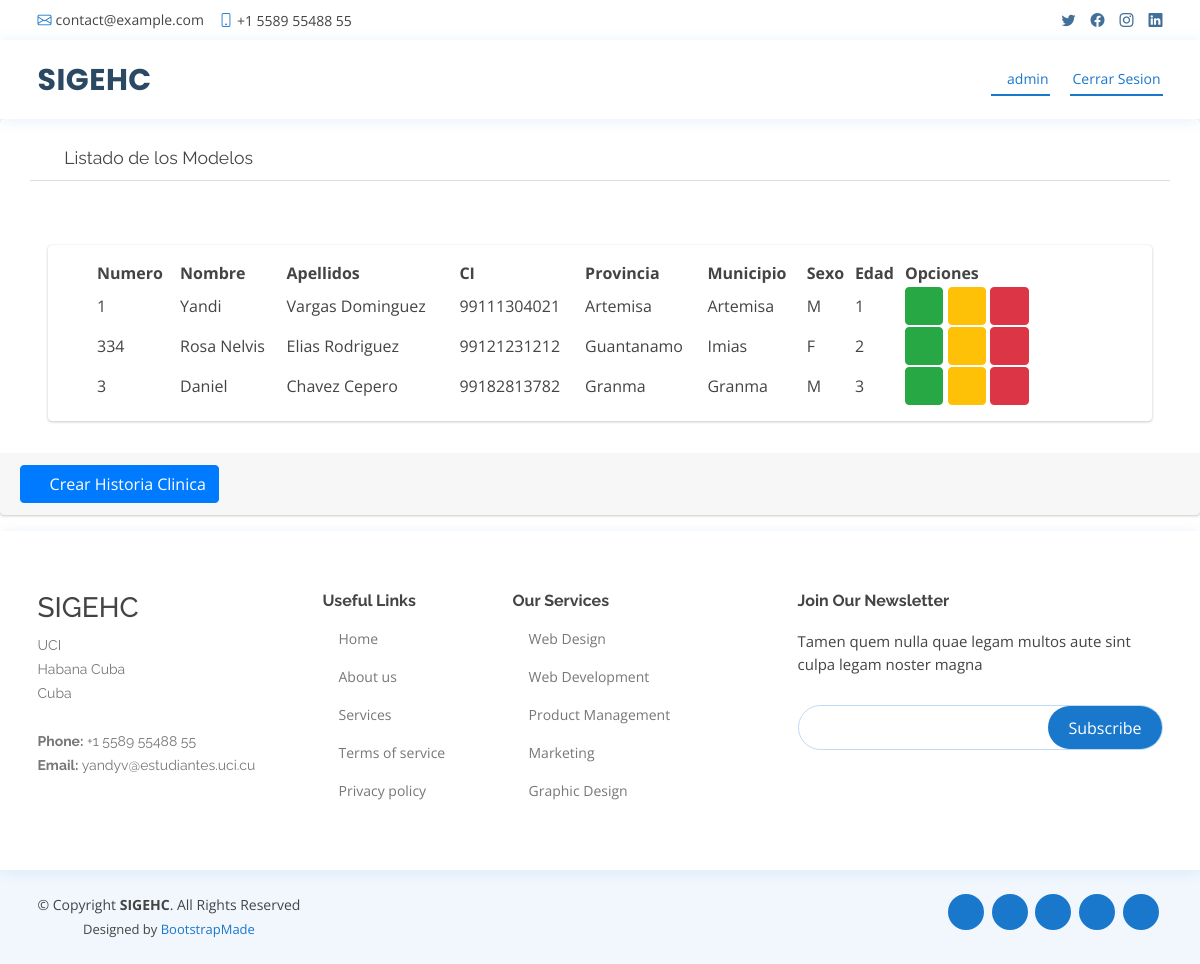
/historiasc/listar/ (signed in), run on the app's committed database.
### main/models.py (models this page shows, shortened)
class Historia_clinica(models.Model):
    numero = models.IntegerField()
    img = models.ImageField(upload_to='pacientes', null=True, blank=True)
    ci=models.CharField(max_length=11)
    nombre = models.CharField(max_length=100)
    apellidos = models.CharField(max_length=150)
    direccion = models.CharField(max_length=300)
    municipio = models.CharField(max_length=100)
    provincia = models.CharField(max_length=100)
    cod_postal = models.CharField(max_length=20)
    medico = models.ForeignKey(Medico, on_delete=models.CASCADE)
    sexo = models.ForeignKey(Sexo, on_delete=models.CASCADE)
    fecha_nacimiento = models.DateField()
    lugar_nacimiento = models.CharField(max_length=100)
    correo = models.EmailField(null=True, blank=True)
    edad = models.IntegerField()
    telf_movil = models.CharField(max_length=8)
    telf_fijo = models.CharField(max_length=8)
    observaciones = models.TextField()
    estado = models.ForeignKey(Estado, on_delete=models.CASCADE)

class Sexo(models.Model):
    sexo = models.CharField(max_length=20)
    def __str__(self):
        return self.sexo

### main/views.py (the view)
# urls.py: path('historiasc/listar/', views.hclistar, name='listar_hc'),
@login_required
def hclistar(request):
    try:
        estadoT = Estado.objects.get(nombre='Activo')
        historias = Historia_clinica.objects.all().filter(estado=estadoT)
        return render(request, 'gestion/hc/hclist.html',{
        'historias': historias,
    })
    except Exception as e:
        print(e)
    return render(request, 'gestion/hc/hclist.html')

### templates/gestion/hc/hclist.html (shortened to what this page needs)
{% extends 'base.html' %}
{% load static %}
{% block content %}
    <div class=" card card-default">
        <div class="card-header px-3 mb-3 mt-3 container">
            <h3 class="card-title">
            <i class="fas fa-search"></i>
                Listado de los Modelos
            </h3>
            </div>
        <div class="card card-body content-header mx-5 px-5 mt-5">
            <table id="myTable" class="display" style="width: 100%;">
                <thead>
                    <tr>
                        <th>Numero</th>
                        <th>Nombre</th>
                        <th>Apellidos</th>
                        <th>CI</th>
                        <th>Provincia</th>
                        <th>Municipio</th>
                        <th>Sexo</th>
                        <th>Edad</th>
                        <th style="width: 3cm">Opciones</th>
                    </tr>
                </thead>
                <tbody>
                    {% for i in historias %}
                    <tr>
                        <td>{{i.numero}}</td>
                        <td>{{i.nombre}}</td>
                        <td>{{i.apellidos}}</td>
                        <td>{{i.ci}}</td>
                        <td>{{i.provincia}}</td>
                        <td>{{i.municipio}}</td>
                        <td>{{i.sexo}}</td>
                        <td>{{i.pk}}</td>
                        <td style="width: 200px;">
                            <a href="{% url 'ver_hc' i.pk %}" type="button" class="btn btn-success">
                                <i class="fas fa-eye"></i>
                            </a>
                            <a href="{% url 'editar_hc' i.pk %}" type="button" class="btn btn-warning">
                                <i class="fas fa-edit"></i>
                            </a>
                            <a href="{% url 'matarP' i.pk %}" type="button" class="btn btn-danger">
                                <i class="fas fa-procedures"></i>
                            </a>
                        </td>
                    {% endfor %}
                </tbody>
            </table>
            </div>
            <div class=" card-footer mt-3">
            <a href="{% url 'crear_hc' %}" type="button" class="btn btn-primary">
                <i class="fas fa-plus"></i>
            Crear Historia Clinica
            </a>
            </div>
        </div>
{% endblock %}

### templates/base.html (shortened to what this page needs)
<!DOCTYPE html>
<html lang="en">
{% load static %}
<head>
  <link href="{% static 'assets/vendor/fontawesome-free/css/all.min.css'%}" rel="stylesheet">
  <link href="{% static 'assets/vendor/animate.css/animate.min.css' %}" rel="stylesheet">
  <link href="{% static 'assets/vendor/bootstrap/css/bootstrap.min.css' %}" rel="stylesheet">
  <link href="{% static 'assets/vendor/bootstrap-icons/bootstrap-icons.css' %}" rel="stylesheet">
  <link href="{% static 'assets/vendor/boxicons/css/boxicons.min.css' %}" rel="stylesheet">
  <link href="{% static 'assets/vendor/glightbox/css/glightbox.min.css' %}" rel="stylesheet">
  <link href="{% static 'assets/vendor/remixicon/remixicon.css' %}" rel="stylesheet">
  <link href="{% static 'assets/vendor/swiper/swiper-bundle.min.css' %}" rel="stylesheet">
  <link
      rel="stylesheet"
      href="{% static 'plugins/fontawesome-free/css/all.min.css'%}"
    />
    <link
      href="{% static 'plugins/bootstrap/css/bootstrap.min.css' %}"
      rel="stylesheet"
    />
    <link
      rel="stylesheet"
      type="text/css"
      href="{% static 'datatable/data_tables/datatables.min.css' %}"
    />
    <link
      rel="stylesheet"
      href="{% static 'plugins/jquery/jquery-confirm.min.css' %}"
    />
    <link
      rel="stylesheet"
      href="https://cdn.jsdelivr.net/npm/bootstrap-icons@1.7.2/font/bootstrap-icons.css"
    />
    <link
      href="{% static 'plugins/bootstrap/css/bootstrap.min.css' %}"
      rel="stylesheet"
    />
    <link
      href="{% static 'plugins/bootstrap/css/bootstrap.min.css' %}"
      rel="stylesheet"
    />
    <link
      rel="stylesheet"
      href="{% static 'dist/css/adminlte.min.css'%}"
    />
  <link href="{% static 'assets/css/style.css' %}" rel="stylesheet">
</head>
<body>
  <div id="topbar" class="d-flex align-items-center sticky-top">
    <div class="container d-flex justify-content-between">
      <div class="contact-info d-flex align-items-center">
        <i class="bi bi-envelope"></i> <a href="mailto:contact@example.com">contact@example.com</a>
        <i class="bi bi-phone"></i> +1 5589 55488 55
      </div>
      <div class="d-none d-lg-flex social-links align-items-center">
        <a href="#" class="twitter"><i class="bi bi-twitter"></i></a>
        <a href="#" class="facebook"><i class="bi bi-facebook"></i></a>
        <a href="#" class="instagram"><i class="bi bi-instagram"></i></a>
        <a href="#" class="linkedin"><i class="bi bi-linkedin"></i></i></a>
      </div>
    </div>
  </div>
  <header id="header" class="sticky-top">
    <div class="container d-flex align-items-center">
      <h1 class="logo me-auto"><a href="{% url 'home' %}">SIGEHC</a></h1>
      <nav id="navbar" class="navbar order-last order-lg-0">
        <ul>
          {% if user.is_authenticated %}
          <li class="nav-item"><a class="nav-link scrollto active" href="#"> {{user.username}}</a></li>
          <li class="nav-item"><a class="nav-link scrollto active" href="{% url 'logout' %}">Cerrar Sesion</a></li>
          {% else %}
          <li><a class="nav-link scrollto active" href="{% url 'login' %}">Iniciar Sesion</a></li>
          {% endif %}
        </ul>
      </nav>
    </div>
  </header>
{% block content %}
{% endblock %}
<footer id="footer">
    <div class="footer-top">
      <div class="container">
        <div class="row">
          <div class="col-lg-3 col-md-6 footer-contact">
            <h3>SIGEHC</h3>
            <p>
              UCI <br>
              Habana Cuba<br>
              Cuba <br><br>
              <strong>Phone:</strong> +1 5589 55488 55<br>
              <strong>Email:</strong> yandyv@estudiantes.uci.cu<br>
            </p>
          </div>
          <div class="col-lg-2 col-md-6 footer-links">
            <h4>Useful Links</h4>
            <ul>
              <li><i class="bx bx-chevron-right"></i> <a href="#">Home</a></li>
              <li><i class="bx bx-chevron-right"></i> <a href="#">About us</a></li>
              <li><i class="bx bx-chevron-right"></i> <a href="#">Services</a></li>
              <li><i class="bx bx-chevron-right"></i> <a href="#">Terms of service</a></li>
              <li><i class="bx bx-chevron-right"></i> <a href="#">Privacy policy</a></li>
            </ul>
          </div>
          <div class="col-lg-3 col-md-6 footer-links">
            <h4>Our Services</h4>
            <ul>
              <li><i class="bx bx-chevron-right"></i> <a href="#">Web Design</a></li>
              <li><i class="bx bx-chevron-right"></i> <a href="#">Web Development</a></li>
              <li><i class="bx bx-chevron-right"></i> <a href="#">Product Management</a></li>
              <li><i class="bx bx-chevron-right"></i> <a href="#">Marketing</a></li>
              <li><i class="bx bx-chevron-right"></i> <a href="#">Graphic Design</a></li>
            </ul>
          </div>
          <div class="col-lg-4 col-md-6 footer-newsletter">
            <h4>Join Our Newsletter</h4>
            <p>Tamen quem nulla quae legam multos aute sint culpa legam noster magna</p>
            <form action="" method="post">
              <input type="email" name="email"><input type="submit" value="Subscribe">
            </form>
          </div>
        </div>
      </div>
    </div>
    <div class="container d-md-flex py-4">
      <div class="me-md-auto text-center text-md-start">
        <div class="copyright">
          &copy; Copyright <strong><span>SIGEHC</span></strong>. All Rights Reserved
        </div>
        <div class="credits">
          Designed by <a href="https://bootstrapmade.com/">BootstrapMade</a>
        </div>
      </div>
      <div class="social-links text-center text-md-right pt-3 pt-md-0">
        <a href="#" class="twitter"><i class="bx bxl-twitter"></i></a>
        <a href="#" class="facebook"><i class="bx bxl-facebook"></i></a>
        <a href="#" class="instagram"><i class="bx bxl-instagram"></i></a>
        <a href="#" class="google-plus"><i class="bx bxl-skype"></i></a>
        <a href="#" class="linkedin"><i class="bx bxl-linkedin"></i></a>
      </div>
    </div>
  </footer>
</body>
</html>

### main/static/assets/css/style.css (style rules this page uses)
body { font-family: "Open Sans", sans-serif; color: #444444; }
a { color: #1977cc; text-decoration: none; }
h1, h2, h3, h4, h5, h6 { font-family: "Raleway", sans-serif; }
#topbar { background: #fff; height: 40px; font-size: 14px; transition: all 0.5s; z-index: 996; }
#topbar .contact-info a { line-height: 1; color: #444444; transition: 0.3s; }
#topbar .contact-info i { color: #1977cc; padding-right: 4px; margin-left: 15px; line-height: 0; }
#topbar .contact-info i:first-child { margin-left: 0; }
#topbar .social-links a { color: #437099; padding-left: 15px; display: inline-block; line-height: 1px; transition: 0.3s; }
#topbar .social-links a:first-child { border-left: 0; }
#header { background: #fff; transition: all 0.5s; z-index: 997; padding: 15px 0; top: 40px; box-shadow: 0px 2px 15px rgba(25, 119, 204, 0.1); }
#header .logo { font-size: 30px; margin: 0; padding: 0; line-height: 1; font-weight: 700; letter-spacing: 0.5px; font-family: "Poppins", sans-serif; }
#header .logo a { color: #2c4964; }
.navbar { padding: 0; }
.navbar ul { margin: 0; padding: 0; display: flex; list-style: none; align-items: center; }
.navbar li { position: relative; }
.navbar>ul>li { position: relative; white-space: nowrap; padding: 8px 0 8px 20px; }
.navbar a, .navbar a:focus { display: flex; align-items: center; justify-content: space-between; font-size: 14px; color: #2c4964; white-space: nowrap; transition: 0.3s; border-bottom: 2px solid #fff; padding: 5px 2px; }
.navbar a:hover, .navbar .active, .navbar .active:focus, .navbar li:hover>a { color: #1977cc; border-color: #1977cc; }
#footer { color: #444444; font-size: 14px; background: #f1f7fd; }
#footer .footer-top { padding: 60px 0 30px 0; background: #fff; box-shadow: 0px 2px 15px rgba(25, 119, 204, 0.1); }
#footer .footer-top .footer-contact { margin-bottom: 30px; }
#footer .footer-top .footer-contact p { font-size: 14px; line-height: 24px; margin-bottom: 0; font-family: "Raleway", sans-serif; color: #777777; }
#footer .footer-top h4 { font-size: 16px; font-weight: bold; color: #444444; position: relative; padding-bottom: 12px; }
#footer .footer-top .footer-links { margin-bottom: 30px; }
#footer .footer-top .footer-links ul { list-style: none; padding: 0; margin: 0; }
#footer .footer-top .footer-links ul i { padding-right: 2px; color: #1c84e3; font-size: 18px; line-height: 1; }
#footer .footer-top .footer-links ul li { padding: 10px 0; display: flex; align-items: center; }
#footer .footer-top .footer-links ul li:first-child { padding-top: 0; }
#footer .footer-top .footer-links ul a { color: #777777; transition: 0.3s; display: inline-block; line-height: 1; }
#footer .footer-newsletter { font-size: 15px; }
#footer .footer-newsletter h4 { font-size: 16px; font-weight: bold; color: #444444; position: relative; padding-bottom: 12px; }
#footer .footer-newsletter form { margin-top: 30px; background: #fff; padding: 6px 10px; position: relative; border-radius: 50px; text-align: left; border: 1px solid #bfdcf7; }
#footer .footer-newsletter form input[type=email] { border: 0; padding: 4px 8px; width: calc(100% - 100px); }
#footer .footer-newsletter form input[type=submit] { position: absolute; top: 0; right: 0; bottom: 0; border: 0; background: none; font-size: 16px; padding: 0 20px; background: #1977cc; color: #fff; transition: 0.3s; border-radius: 50px; }
#footer .credits { padding-top: 5px; font-size: 13px; color: #444444; }
#footer .social-links a { font-size: 18px; display: inline-block; background: #1977cc; color: #fff; line-height: 1; padding: 8px 0; margin-right: 4px; border-radius: 50%; text-align: center; width: 36px; height: 36px; transition: 0.3s; }

### data on the page
Historia_clinica: numero "1", nombre "Yandi", apellidos "Vargas Dominguez", ci "99111304021", provincia "Artemisa", municipio "Artemisa", sexo "M", pk "1"
Historia_clinica: numero "334", nombre "Rosa Nelvis", apellidos "Elias Rodriguez", ci "99121231212", provincia "Guantanamo", municipio "Imias", sexo "F", pk "2"
Historia_clinica: numero "3", nombre "Daniel", apellidos "Chavez Cepero", ci "99182813782", provincia "Granma", municipio "Granma", sexo "M", pk "3"

### other printed values
{{ user.username }} "admin"
